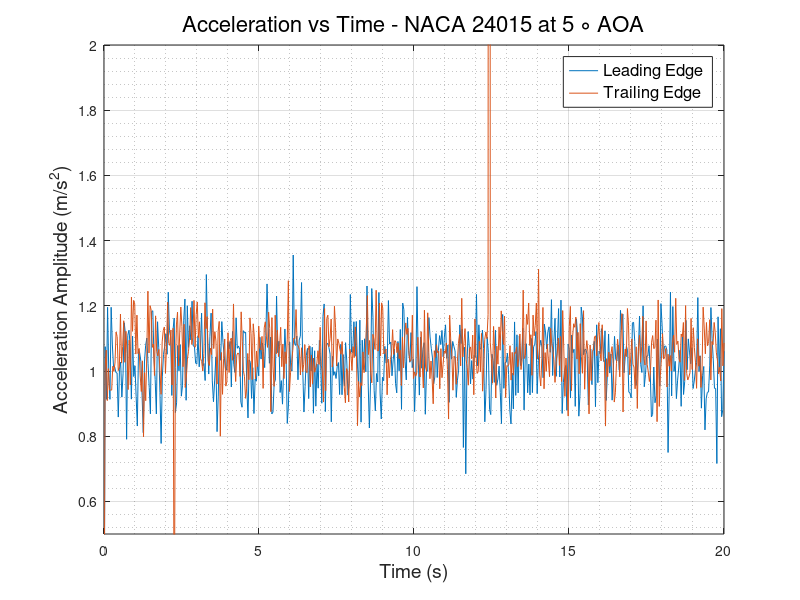
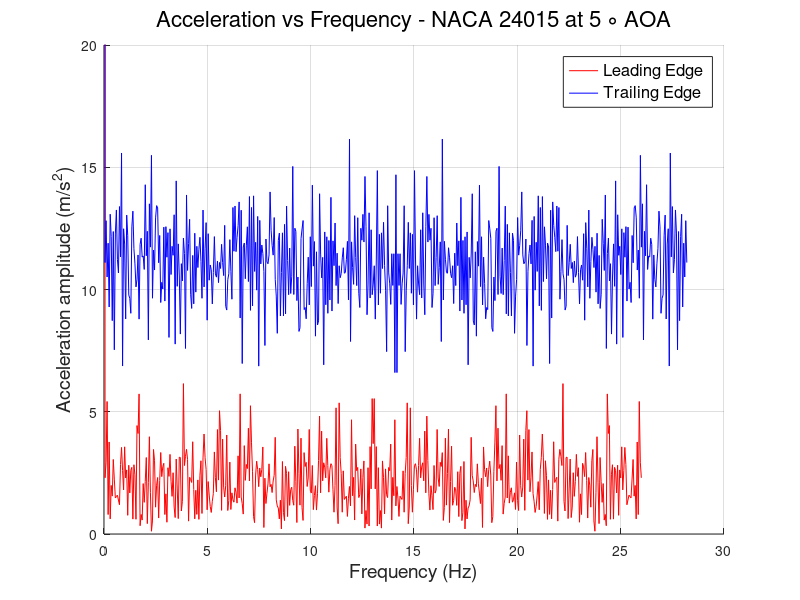

The MATLAB source for these figures, in order:
clc
clear
close all
%% READING ACCELEROMETER DATA and defining Variables
                        % LEADING EDGE %
data   = xlsread('LE_600rpm.csv');
LE_time   = data(:,1);
LE_X_acc  = data(:,2);
LE_Y_acc  = data(:,3);
LE_Z_acc  = data(:,4);
LE_R_acc  = sqrt(LE_X_acc.^2 + LE_Y_acc.^2 + LE_Z_acc.^2);
% plot(LE_time,LE_R_acc)
N      = numel(LE_time);
Ts     = abs(diff(LE_time(1:2)));
fs     = 1/Ts;
f_axis = [0:N-1]*fs/N;
A_freq_LE = fft(LE_R_acc);
figure(1) 
plot(LE_time,LE_R_acc)
hold on
figure(2)
hold on
plot(f_axis,abs(A_freq_LE),'-r','LineWidth',0.5)
grid on 
grid minor
                        % TRAILING EDGE %
data   = xlsread('TE_600rpm.csv');
TE_time   = data(:,1);
TE_X_acc  = data(:,2);
TE_Y_acc  = data(:,3);
TE_Z_acc  = data(:,4);
TE_R_acc  = sqrt(TE_X_acc.^2 + TE_Y_acc.^2 + TE_Z_acc.^2);
% plot(TE_time,TE_R_acc)
N      = numel(TE_time);
Ts     = abs(diff(TE_time(1:2)));
fs     = 1/Ts;
f_axis = [0:N-1]*fs/N;
A_freq_TE = fft(TE_R_acc);
figure(1)
plot(TE_time, TE_R_acc)
grid on
grid minor
xlabel('Time (s)','FontSize',14,'FontWeight','normal')
ylabel('Acceleration Amplitude (m/s^2)','FontSize',14,'FontWeight','normal')
legend ('Leading Edge','Trailing Edge','FontSize',12,'FontWeight','normal')
title('Acceleration vs Time - NACA 24015 at 5 \circ AOA','FontSize',16,'FontWeight','normal')
ylim([0.5 2])
figure(2)
plot(f_axis,abs(A_freq_TE),'-b','LineWidth',0.5)
grid on 
grid minor
ylabel('Acceleration amplitude (m/s^2)','FontSize',14,'FontWeight','normal')
xlabel('Frequency (Hz)','FontSize',14,'FontWeight','normal')
ylim([0 20])
legend ('Leading Edge','Trailing Edge','FontSize',12,'FontWeight','normal')
title('Acceleration vs Frequency - NACA 24015 at 5 \circ AOA','FontSize',16,'FontWeight','normal')
